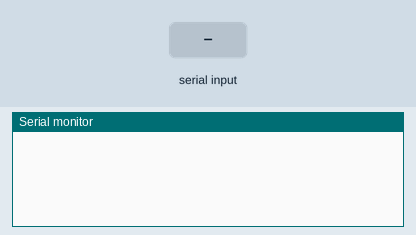
This sketch was run on a simulated Arduino Uno, built with avr-gcc and run on an emulated ATmega328P. On the bench: the last lines printed to the serial monitor. The inputs (shaded band) are chosen by the test bench.

Above: at 1.2 s.
1.3 s: "+01+20\n" received over Serial
At 2.1 s:
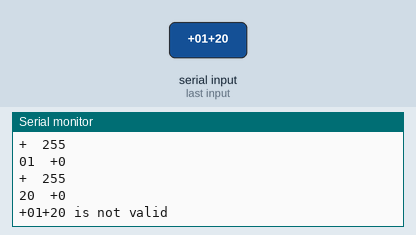
2.8 s: "+02+12\n" received over Serial
At 3.2 s:
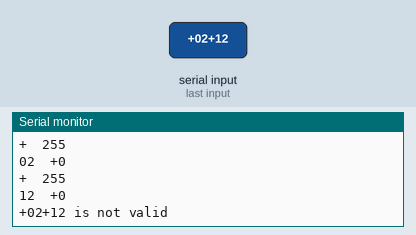
Timing chart, 0 to 5.8 s (numbered marks = the images above; inputs shaded):
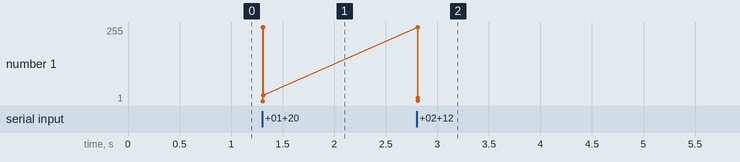

Measured:
- after the input at 1.3 s, the serial monitor: prints a new line at once (image 1)
- after the input at 2.8 s, the serial monitor: prints a new line at once (image 2)
- plotted number 1: 20 → 12 after the input at 2.8 s

The sketch:

code_automata.ino
```cpp
void setup()
{
  Serial.begin(115200);
}

void loop()
{

}

void serialEvent()
{
  String m="";
  char c='\0';
  while(Serial.available()>0)
  {
    delay(1);
    c=Serial.read();
    if(c=='\n'||c=='\r')
    {
      continue;
    }
    m+=c;
  }
  if(m.equals(""))
  {
    return;
  }
  cmd(m);
}

void cmd(String a)
{
  if(validate(a))
  {
    Serial.println(a+" is valid");
  }
  else
  {
    Serial.println(a+" is not valid");
  }
}

boolean validate(String a)
{
  String arr[6];
  arr[0]="";
  arr[1]="";
  arr[2]="";
  arr[3]="";
  arr[4]="";
  arr[5]="";
  int indx=0;
  boolean stat=false;
  char c,l;
  arr[0]+=a.charAt(0);
  l=a.charAt(0);
  for(int i=1;i<a.length();i++)
  {
    c=a.charAt(i);
    if(typeFlag(c)==typeFlag(l))
    {
      arr[indx]+=c;
      l=c;
    }
    else
    {
      indx++;
      if(indx>5)
      {
        return false;
      }
      arr[indx]+=c;
      l=c;
    }
  }

  //checking
  String tmp="";
  for(int j=0;j<=indx;j++)
  {
    Serial.println(arr[j]+"\t"+stringCode(arr[j]));
    tmp+=stringCode(arr[j]);
  }
  if(tmp.equals("+01+20")||tmp.equals("+02+12")||tmp.equals("+01+20+12"))
  {
    return true;
  }

  return false;
}

String stringCode(String a)
{
  String tmp="";
  tmp+=String(typeFlag(a.charAt(0)));
  if(a.length()>1)
  {
    tmp="+"+tmp;
  }
  return tmp;
}

byte typeFlag(char a)
{
  if(a>='0'&&a<='9')
  {
    return 0;
  }
  else if(a>='A'&&a<='Z')
  {
    return 1;
  }
  else if(a>='a'&&a<='z')
  {
    return 2;
  }
  else
  {
    return -1;
  }
}
```
